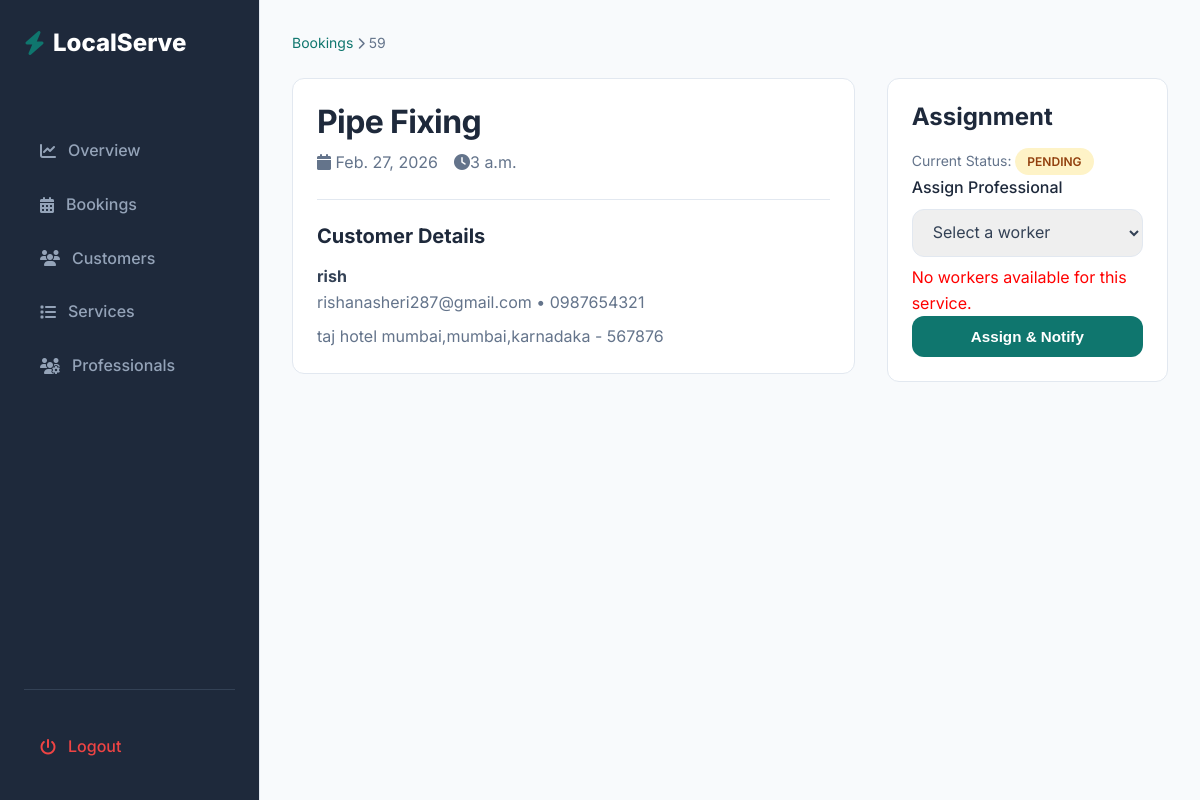
The page /booking/admin_detail/59/ (signed in) on the database as committed earlier.
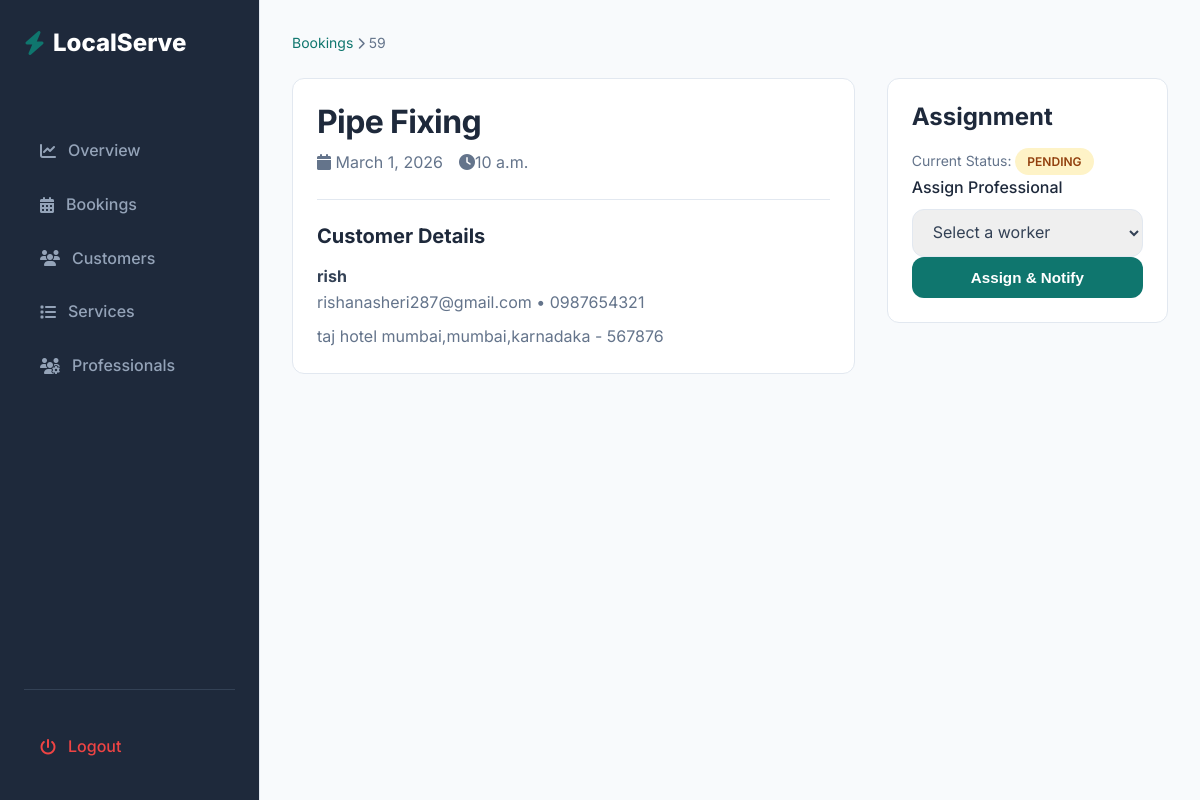
The same page on the database as committed later.
### bookings/models.py (models this page shows, shortened)
class Booking(models.Model):
    BOOKING_STATUS_CHOICES = [
        ('PENDING','Pending'),
        ('ASSIGNED', 'Assigned'),
        ('CONFIRMED','Confirmed'),
        ('IN_PROGRESS','In Progress'),
        ('COMPLETED','Completed'),
        ('CANCELLED', 'Cancelled'),
    ]
    customer = models.ForeignKey(User, on_delete = models.CASCADE, related_name='bookings')
    service = models.ForeignKey(Service, on_delete = models.CASCADE, related_name='bookings')
    worker = models.ForeignKey(Worker, on_delete = models.SET_NULL, null=True, blank=True, related_name='bookings')
    booking_date = models.DateField()
    booking_time = models.TimeField()
    total_price = models.DecimalField(max_digits=8, decimal_places=2, default=0)
    label = models.CharField(max_length=50, blank=True, null=True)
    address_line = models.CharField(max_length=500)
    city = models.CharField(max_length=100)
    state = models.CharField(max_length=100)
    pincode = models.CharField(max_length=10)
    landmark = models.CharField(max_length=100, blank=True)
    booking_status = models.CharField(max_length=20, choices = BOOKING_STATUS_CHOICES, default='PENDING')
    created_at = models.DateTimeField(auto_now_add=True)
    updated_at = models.DateTimeField(auto_now = True)

### services/models.py (models this page shows, shortened)
class Service(models.Model):
    category = models.ForeignKey(ServiceCategory, on_delete=models.CASCADE, related_name = "services")
    title = models.CharField(max_length=150)
    description = models.TextField()
    price = models.DecimalField(max_digits=8,decimal_places=2)
    duration_minutes = models.IntegerField()
    image = models.ImageField(upload_to="services/",blank=True, null=True)
    is_active = models.BooleanField(default=True)
    created_at = models.DateTimeField(auto_now_add=True)
    is_best_seller = models.BooleanField(default=False)
    includes = models.TextField(blank=True,default="",
        help_text="Enter one item per line (e.g. Deep dusting, Floor cleaning, etc.)"
    )

### accounts/models.py (models this page shows, shortened)
class CustomerProfile(models.Model):
    user = models.OneToOneField(User, on_delete=models.CASCADE, related_name="customer_profile")
    full_name = models.CharField(max_length=30)
    phone = models.CharField(max_length=15, unique=True, blank=True, null=True)
    created_at = models.DateTimeField(auto_now_add=True)

### bookings/views.py (the view)
# urls.py: path('admin_detail/<int:booking_id>/',views.admin_booking_detail, name="admin_booking_detail"),
@staff_member_required
def admin_booking_detail(request, booking_id):
    booking = get_object_or_404(Booking, id=booking_id)
    if request.method == "POST":
        form = BookingAssignForm(request.POST, instance=booking)
        if form.is_valid():
            booking = form.save()
            if booking.worker: #worker stored in booking
                booking.booking_status = "ASSIGNED"
            booking.save()  #worker is saved
            return redirect('admin_booking_detail', booking_id = booking.id)
    else:
        form = BookingAssignForm(instance = booking)
    return render(request, 'admin/bookings/admin_booking_detail.html',{'booking':booking,'form':form})

### bookings/forms.py (shortened to what this page needs)
class BookingAssignForm(forms.ModelForm):
    class Meta:
        model = Booking
        fields = ['worker']
    def __init__(self, *args, **kwargs):
        super().__init__(*args, **kwargs)
        booking = self.instance
        if booking and booking.service:
            self.fields['worker'].queryset = Worker.objects.filter(
                services = booking.service, # Only workers who can do this service
                is_active = True
            )
        self.fields['worker'].empty_label = "Select a worker"
        self.fields['worker'].widget.attrs.update({
            'class': 'form-control'
        }),
        if not self.fields['worker'].queryset.exists():
            self.fields['worker'].help_text = "No workers available for this service."

### services/models.py (called while the page is built)
    def __str__(self):
        return self.full_name

### templates/admin/bookings/admin_booking_detail.html (shortened to what this page needs)
{% extends "base_admin.html" %}
        {% block content %}
            <div class="breadcrumbs">
                <a href="{% url 'admin_booking' %}">Bookings</a> <i class="fa-solid fa-chevron-right text-xs"></i>
                <span>{{ booking.id }}</span>
            </div>
            <div style="display: grid; grid-template-columns: 2fr 1fr; gap: 2rem;">
                <div>
                    <div class="card" style="margin-bottom: 2rem;">
                        <h2 style="margin-bottom: 0.5rem;">{{ booking.service.title }}</h2>
                        <div class="flex items-center gap-md text-light">
                            <span><i class="fa-solid fa-calendar"></i> {{ booking.booking_date }}</span>
                            <span><i class="fa-solid fa-clock"></i>{{ booking.booking_time }}</span>
                        </div>
                        <hr style="border:none; border-top: 1px solid var(--color-border); margin: 1.5rem 0;">
                        <h4 style="margin-bottom: 1rem;">Customer Details</h4>
                        <p class="font-bold">{{ booking.customer.username }}</p>
                        <p class="text-light">{{ booking.customer.email }} • {{ booking.customer.customer_profile.phone }}</p>
                        <p class="text-light" style="margin-top: 0.5rem;">{{ booking.address_line }},{{ booking.city }},{{ booking.state }} - {{ booking.pincode }}</p>
                    </div>
                </div>
                <div>
                    <div class="card bg-white">
                        <h3 style="margin-bottom: 1rem;">Assignment</h3>
                        <p class="text-light text-sm mb-2">Current Status:
                            {% if booking.booking_status == "PENDING" %}
                                <span class="badge badge-warning">PENDING</span>
                            {% elif booking.booking_status == "ASSIGNED" %}
                                <span class="badge badge-info">ASSIGNED</span>
                            {% elif booking.booking_status == "CONFIRMED" %}
                                <span class="badge badge-success">CONFIRMED</span>
                            {% elif booking.booking_status == "CANCELLED" %}
                                <span class="badge badge-danger">CANCELLED</span>
                            {% endif %}
                        <form method="POST">
                            <label class="form-label">Assign Professional</label>
                            {{ form.worker }}
                            {% if not form.worker.field.queryset %}
                                <p style="color: red; margin-top: 8px;">
                                    No workers available for this service.
                                </p>
                            {% endif %}
                            <button class="btn btn-primary btn-block">Assign & Notify</button>
                        </form>
                    </div>
                </div>
            </div>
        {% endblock %}

Rows that differ between the two databases and show on the page:
changed Booking "taj hotel mumbai": booking_date "Feb. 27, 2026" → "March 1, 2026"; booking_time "3 a.m." → "10 a.m."
Other text that changed with them:
text no longer shown: "No workers available for this service."
